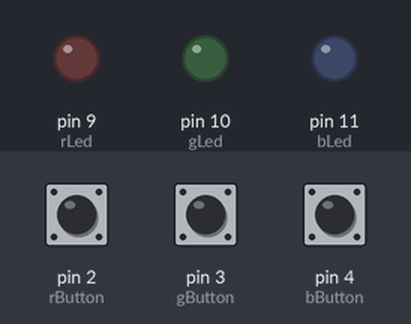
A sketch run on a simulated Arduino Uno, built with avr-gcc and run on an emulated ATmega328P. Parts: output pins drawn as LEDs (lit = HIGH). The inputs (shaded band) are chosen by the test bench; at power-on: pin 2 (rButton) LOW, pin 3 (gButton) LOW, pin 4 (bButton) LOW.

Above: at 1.2 s.
1.3 s: pin 2 (rButton) pulled HIGH for 0.15 s
At 2.7 s:
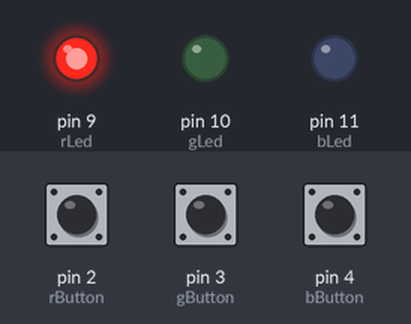
3.0 s: pin 3 (gButton) pulled HIGH for 1 s
At 3.8 s:
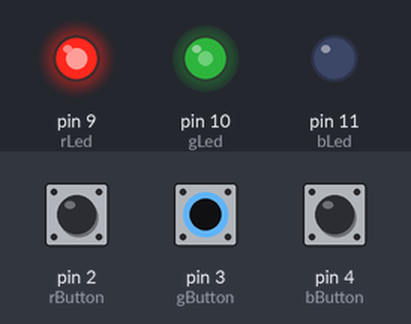
5.5 s: pin 4 (bButton) pulled HIGH for 0.15 s
At 6.9 s:
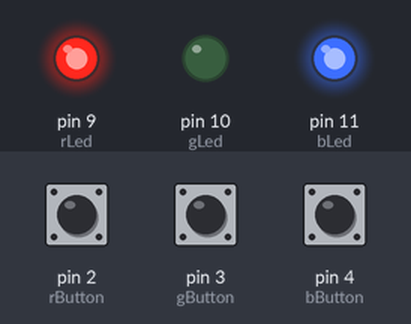
7.2 s: pin 3 (gButton) pulled HIGH for 0.15 s
At 8.4 s:
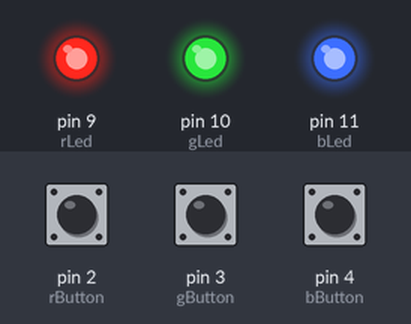
8.9 s: pin 2 (rButton) pulled HIGH for 1 s
At 10.6 s:
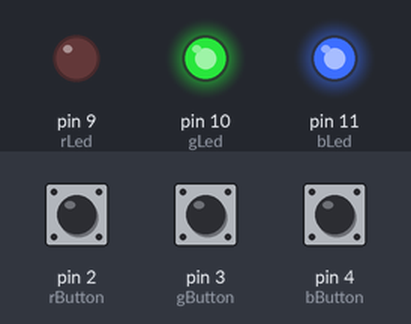
11.4 s: pin 4 (bButton) pulled HIGH for 1 s
At 13.7 s:
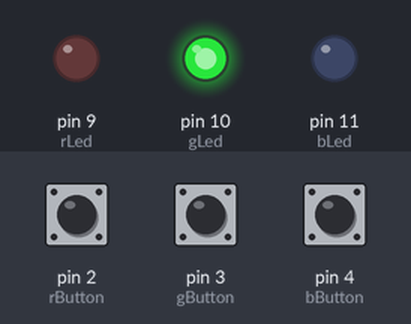
Timing chart, 0 to 14.9 s (numbered marks = the images above; inputs shaded):
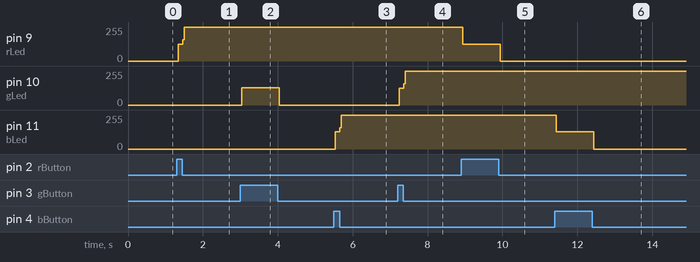

The sketch:

rainSkirt.ino
```cpp
//BUTTONS
const int rButton = 2;
const int gButton = 3;
const int bButton = 4;
const int modeButton = 5;
//LEDS
const int rLed = 9;
const int gLed = 10;
const int bLed = 11;

int rState = 0;
int gState = 0;
int bState = 0;

int mode = 1;

void setup() {
   pinMode(rButton, INPUT);
   pinMode(gButton, INPUT);
   pinMode(bButton, INPUT);
   pinMode(modeButton, INPUT);

   pinMode(rLed, OUTPUT);
   pinMode(gLed, OUTPUT);
   pinMode(bLed, OUTPUT);
}

void loop() {
 rState = digitalRead(rButton);
 gState = digitalRead(gButton);
 bState = digitalRead(bButton);

  if(rState){
     digitalWrite(rLed, !digitalRead(rLed));
  }
  if(gState){
     digitalWrite(gLed, !digitalRead(gLed));
  }
  if(bState){
     digitalWrite(bLed, !digitalRead(bLed));
  }
}
```

Measured:
- after the input at 1.3 s, pin 9 (rLed): 0/255 → 125/255 at once, → 255/255 0.12 s later
- after the input at 3.0 s, pin 10 (gLed): 0/255 → 130/255 at once, → 0/255 1.0 s later
- after the input at 5.5 s, pin 11 (bLed): 0/255 → 128/255 at once, → 255/255 0.12 s later
- after the input at 7.2 s, pin 10 (gLed): 0/255 → 125/255 at once, → 255/255 0.12 s later
- after the input at 8.9 s, pin 9 (rLed): 255/255 → 125/255 at once, → 0/255 1.0 s later
- after the input at 11.4 s, pin 11 (bLed): 255/255 → 128/255 at once, → 0/255 1.0 s later
